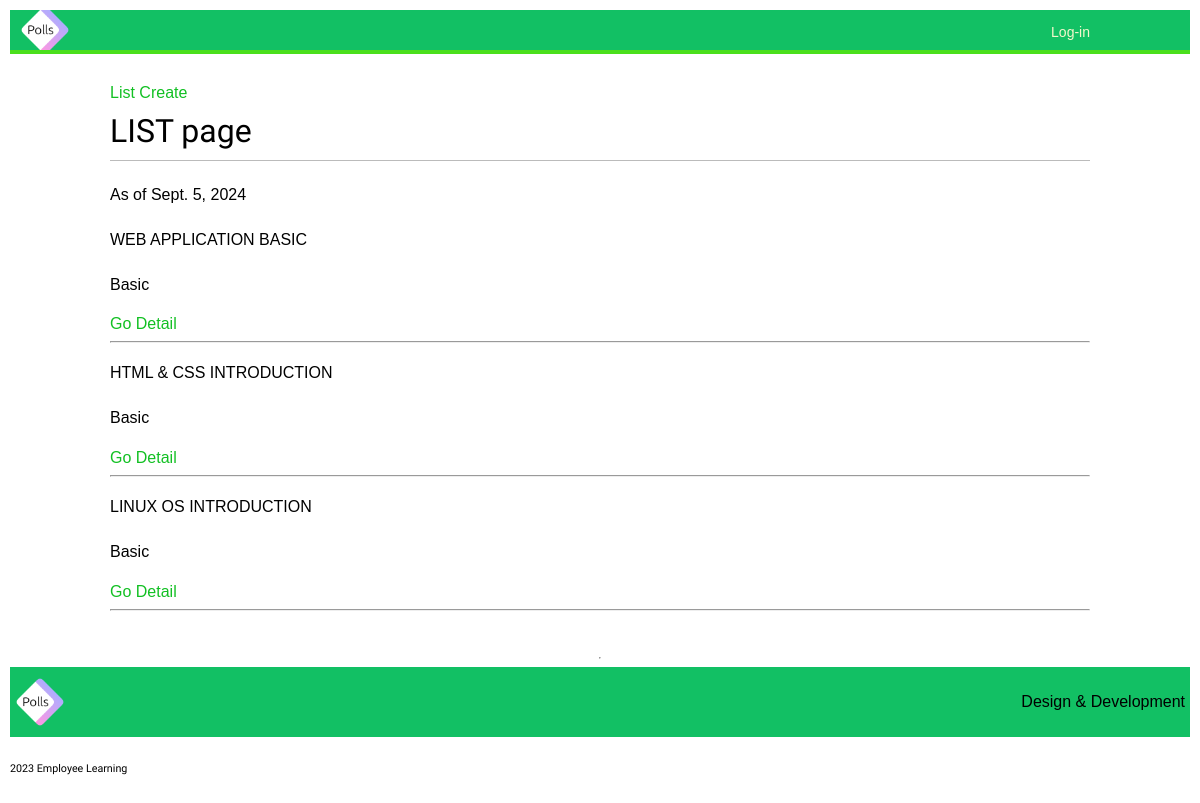
The page /course-list/ on the database as committed earlier.
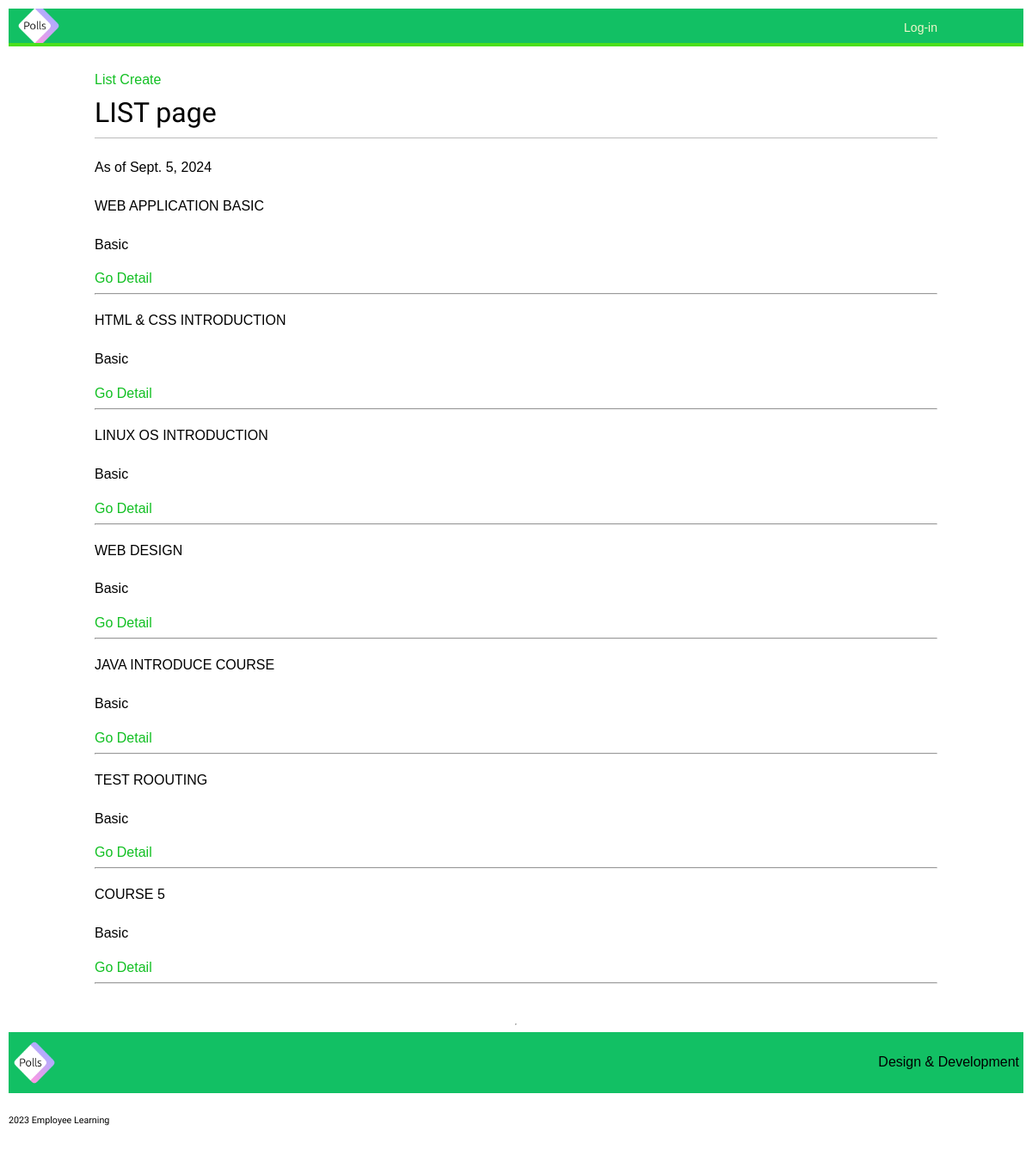
The same page on the database as committed later.
### employee_learning/models.py (models this page shows, shortened)
class LearningCourse(models.Model):
    LEVEL = [('B', 'Basic'), ('I', 'Intermediate'), ('A', 'Advanced'),]
    title = models.CharField(max_length=50, unique=True)
    level = models.CharField(max_length=1, choices=LEVEL)
    employee = models.ManyToManyField(Employee)

### employee_learning/views.py (the view)
# urls.py: path('course-list/', CourseList.as_view(), name='course_list'),
class CourseList(ListView):
    queryset = LearningCourse.objects.filter(level='B')
    template_name = 'employee_learning/course_list.html'
    context_object_name = 'course_object_list'
    def get_context_data(self, **kwargs):
        context = super().get_context_data(**kwargs)
        context['today'] = datetime.date.today()
        return context

### employee_learning/templates/employee_learning/course_list.html (shortened to what this page needs)
{% extends "base.html" %}
{% block content %}
<h1 class="text-center mt-5">LIST page</h1>
<p class="text-muted test-center mb-5">As of {{ today }}</p>
{% for course in object_list %}
<p>{{ course.title|upper }}</p>
<p>{{ course.get_level_display }}</p>
<a href="{% url 'employee_learning:course_detail' course.pk %}">Go
    Detail</a>
<hr>
{% endfor %}
{% endblock %}

### acc/templates/base.html (shortened to what this page needs)
{% load static %}
<!DOCTYPE html>
<html>
<head>
<link href="{% static "css/base.css" %}" rel="stylesheet">
<div id="header">
<span class="user">
{% if request.user.is_authenticated %}
Hello {{ request.user.first_name|default:request.user.username }},
<form action="{% url "account:logout" %}" method="post"></a>
    <button type="submit">Logout</button>
    {% csrf_token %}
</form>
{% else %}
<a href="{% url "account:login" %}">Log-in</a>
{% endif %}
</span>
</div>
<div id="content">
<a href="{% url 'employee_learning:course_list'%}">List</a>
<a href="{% url 'employee_learning:course_create'%}">Create</a>
{% block content %}
{% endblock %}
</div>
</body>
{% block footer %}
<div class="container">
<hr>
    <div id="dno"  style="background:#12c064">
                <img style="padding: 10px 5px;" src="/media/logo/logopolls.png" width="50" alt="Polls">
    <p style=" padding: 5px; ">Design & Development</p>
    </div>
</div>
{% endblock %}
<h6>2023 Employee Learning</h6>
</html>

### acc/static/css/base.css (style rules this page uses)
.container { display: flex; flex-direction: column; border-radius: 15; border-color: #0ac33e; }
#dno { display: flex; background-image: url(/media/logo/logopolls.png); background-size: 50px; background-position: 10px; background-repeat: no-repeat; justify-content: space-between; }
p { line-height: 1.8; }
a { color:#12c023; text-decoration:none; }
h1, h2, h3, h4, h5 , h6 { font-family: 'Muli', sans-serif; font-weight:normal; }
h1 { border-bottom:1px solid #bbb; padding:0 0 10px 0; margin:10px 0 20px 0; }
#header { position: ; padding:10px 100px; font-size:14px; background:#12c064; background-image: url(/media/logo/logopolls.png); background-size: 50px; background-position: 10px; background-repeat: no-repeat; text-align: center; color:#fff; border-bottom:4px solid #4adf1c; overflow:auto; }
#header a { color:#f3f7cc; }
#header .user { float:right; padding-top:4px; }
#content { padding:30px 100px; }

Rows that differ between the two databases and show on the page:
added LearningCourse: title "WEB DESIGN", level "Basic"
added LearningCourse: title "JAVA INTRODUCE COURSE", level "Basic"
added LearningCourse: title "TEST ROOUTING", level "Basic"
added LearningCourse: title "COURSE 5", level "Basic"
